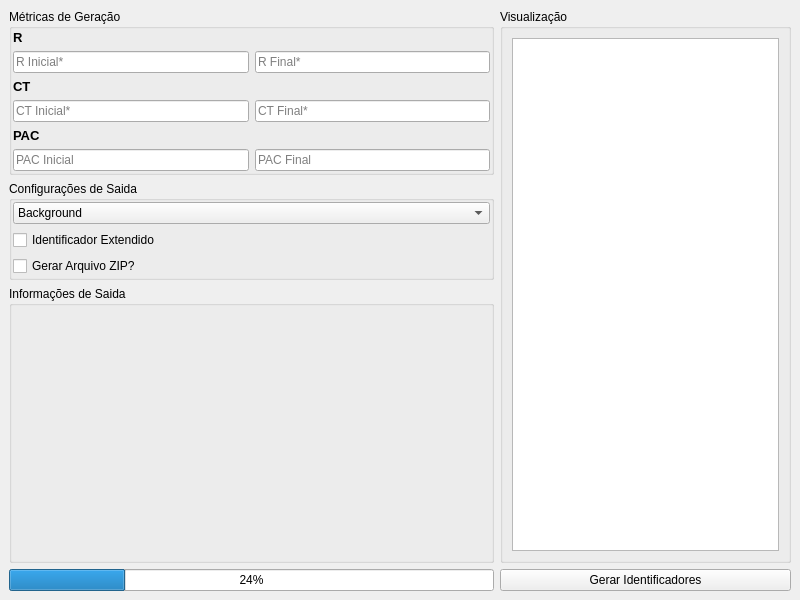
<?xml version="1.0" encoding="UTF-8"?>
<ui version="4.0">
 <class>MainWindow</class>
 <widget class="QMainWindow" name="MainWindow">
  <property name="geometry">
   <rect>
    <x>0</x>
    <y>0</y>
    <width>800</width>
    <height>600</height>
   </rect>
  </property>
  <property name="windowTitle">
   <string>MainWindow</string>
  </property>
  <widget class="QWidget" name="centralwidget">
   <layout class="QGridLayout" name="gridLayout">
    <item row="1" column="3">
     <widget class="QWidget" name="horizontalWidget_2" native="true">
      <property name="sizePolicy">
       <sizepolicy hsizetype="Preferred" vsizetype="Fixed">
        <horstretch>6</horstretch>
        <verstretch>0</verstretch>
       </sizepolicy>
      </property>
      <layout class="QHBoxLayout" name="horizontalLayout_2">
       <property name="leftMargin">
        <number>0</number>
       </property>
       <property name="topMargin">
        <number>0</number>
       </property>
       <property name="rightMargin">
        <number>0</number>
       </property>
       <property name="bottomMargin">
        <number>0</number>
       </property>
       <item>
        <widget class="QPushButton" name="pushButton">
         <property name="sizePolicy">
          <sizepolicy hsizetype="Preferred" vsizetype="Fixed">
           <horstretch>0</horstretch>
           <verstretch>0</verstretch>
          </sizepolicy>
         </property>
         <property name="text">
          <string>Gerar Identificadores</string>
         </property>
        </widget>
       </item>
      </layout>
     </widget>
    </item>
    <item row="0" column="3">
     <widget class="QGroupBox" name="verticalGroupBox">
      <property name="sizePolicy">
       <sizepolicy hsizetype="Preferred" vsizetype="Preferred">
        <horstretch>6</horstretch>
        <verstretch>0</verstretch>
       </sizepolicy>
      </property>
      <property name="title">
       <string>Visualização</string>
      </property>
      <layout class="QVBoxLayout" name="verticalLayout">
       <item>
        <widget class="QGraphicsView" name="graphicsView"/>
       </item>
      </layout>
     </widget>
    </item>
    <item row="1" column="0">
     <widget class="QWidget" name="horizontalWidget" native="true">
      <property name="sizePolicy">
       <sizepolicy hsizetype="Preferred" vsizetype="Preferred">
        <horstretch>10</horstretch>
        <verstretch>0</verstretch>
       </sizepolicy>
      </property>
      <layout class="QHBoxLayout" name="horizontalLayout">
       <property name="leftMargin">
        <number>0</number>
       </property>
       <property name="topMargin">
        <number>0</number>
       </property>
       <property name="rightMargin">
        <number>0</number>
       </property>
       <property name="bottomMargin">
        <number>0</number>
       </property>
       <item>
        <widget class="QProgressBar" name="progressBar">
         <property name="sizePolicy">
          <sizepolicy hsizetype="Preferred" vsizetype="Fixed">
           <horstretch>0</horstretch>
           <verstretch>0</verstretch>
          </sizepolicy>
         </property>
         <property name="value">
          <number>24</number>
         </property>
        </widget>
       </item>
      </layout>
     </widget>
    </item>
    <item row="0" column="0">
     <widget class="QWidget" name="verticalWidget_2" native="true">
      <property name="sizePolicy">
       <sizepolicy hsizetype="Preferred" vsizetype="Preferred">
        <horstretch>10</horstretch>
        <verstretch>0</verstretch>
       </sizepolicy>
      </property>
      <layout class="QVBoxLayout" name="verticalLayout_2">
       <property name="leftMargin">
        <number>0</number>
       </property>
       <property name="topMargin">
        <number>0</number>
       </property>
       <property name="rightMargin">
        <number>0</number>
       </property>
       <property name="bottomMargin">
        <number>0</number>
       </property>
       <item>
        <widget class="QGroupBox" name="verticalGroupBox">
         <property name="sizePolicy">
          <sizepolicy hsizetype="Preferred" vsizetype="Fixed">
           <horstretch>0</horstretch>
           <verstretch>0</verstretch>
          </sizepolicy>
         </property>
         <property name="title">
          <string>Métricas de Geração</string>
         </property>
         <layout class="QVBoxLayout" name="verticalLayout_3" stretch="0,0,0,0,0,0">
          <property name="leftMargin">
           <number>1</number>
          </property>
          <property name="topMargin">
           <number>1</number>
          </property>
          <property name="rightMargin">
           <number>1</number>
          </property>
          <property name="bottomMargin">
           <number>1</number>
          </property>
          <item>
           <widget class="QLabel" name="label">
            <property name="sizePolicy">
             <sizepolicy hsizetype="Preferred" vsizetype="Fixed">
              <horstretch>0</horstretch>
              <verstretch>0</verstretch>
             </sizepolicy>
            </property>
            <property name="font">
             <font>
              <pointsize>10</pointsize>
              <weight>75</weight>
              <bold>true</bold>
             </font>
            </property>
            <property name="text">
             <string>R</string>
            </property>
           </widget>
          </item>
          <item>
           <widget class="QWidget" name="horizontalWidget_3" native="true">
            <property name="sizePolicy">
             <sizepolicy hsizetype="Preferred" vsizetype="Fixed">
              <horstretch>0</horstretch>
              <verstretch>0</verstretch>
             </sizepolicy>
            </property>
            <layout class="QHBoxLayout" name="horizontalLayout_3">
             <property name="leftMargin">
              <number>0</number>
             </property>
             <property name="topMargin">
              <number>0</number>
             </property>
             <property name="rightMargin">
              <number>0</number>
             </property>
             <property name="bottomMargin">
              <number>0</number>
             </property>
             <item>
              <widget class="QLineEdit" name="lineEdit_2">
               <property name="sizePolicy">
                <sizepolicy hsizetype="Preferred" vsizetype="Fixed">
                 <horstretch>0</horstretch>
                 <verstretch>0</verstretch>
                </sizepolicy>
               </property>
               <property name="placeholderText">
                <string>R Inicial*</string>
               </property>
              </widget>
             </item>
             <item>
              <widget class="QLineEdit" name="lineEdit">
               <property name="sizePolicy">
                <sizepolicy hsizetype="Preferred" vsizetype="Fixed">
                 <horstretch>0</horstretch>
                 <verstretch>0</verstretch>
                </sizepolicy>
               </property>
               <property name="placeholderText">
                <string>R Final*</string>
               </property>
              </widget>
             </item>
            </layout>
           </widget>
          </item>
          <item>
           <widget class="QLabel" name="label_2">
            <property name="sizePolicy">
             <sizepolicy hsizetype="Preferred" vsizetype="Fixed">
              <horstretch>0</horstretch>
              <verstretch>0</verstretch>
             </sizepolicy>
            </property>
            <property name="font">
             <font>
              <pointsize>10</pointsize>
              <weight>75</weight>
              <bold>true</bold>
             </font>
            </property>
            <property name="text">
             <string>CT</string>
            </property>
           </widget>
          </item>
          <item>
           <widget class="QWidget" name="horizontalWidget_4" native="true">
            <property name="sizePolicy">
             <sizepolicy hsizetype="Preferred" vsizetype="Fixed">
              <horstretch>0</horstretch>
              <verstretch>0</verstretch>
             </sizepolicy>
            </property>
            <layout class="QHBoxLayout" name="horizontalLayout_4">
             <property name="leftMargin">
              <number>0</number>
             </property>
             <property name="topMargin">
              <number>0</number>
             </property>
             <property name="rightMargin">
              <number>0</number>
             </property>
             <property name="bottomMargin">
              <number>0</number>
             </property>
             <item>
              <widget class="QLineEdit" name="lineEdit_6">
               <property name="sizePolicy">
                <sizepolicy hsizetype="Preferred" vsizetype="Fixed">
                 <horstretch>0</horstretch>
                 <verstretch>0</verstretch>
                </sizepolicy>
               </property>
               <property name="placeholderText">
                <string>CT Inicial*</string>
               </property>
              </widget>
             </item>
             <item>
              <widget class="QLineEdit" name="lineEdit_5">
               <property name="sizePolicy">
                <sizepolicy hsizetype="Preferred" vsizetype="Fixed">
                 <horstretch>0</horstretch>
                 <verstretch>0</verstretch>
                </sizepolicy>
               </property>
               <property name="placeholderText">
                <string>CT Final*</string>
               </property>
              </widget>
             </item>
            </layout>
           </widget>
          </item>
          <item>
           <widget class="QLabel" name="label_3">
            <property name="sizePolicy">
             <sizepolicy hsizetype="Preferred" vsizetype="Fixed">
              <horstretch>0</horstretch>
              <verstretch>0</verstretch>
             </sizepolicy>
            </property>
            <property name="font">
             <font>
              <pointsize>10</pointsize>
              <weight>75</weight>
              <bold>true</bold>
             </font>
            </property>
            <property name="text">
             <string>PAC</string>
            </property>
           </widget>
          </item>
          <item>
           <widget class="QWidget" name="horizontalWidget_5" native="true">
            <property name="sizePolicy">
             <sizepolicy hsizetype="Preferred" vsizetype="Fixed">
              <horstretch>0</horstretch>
              <verstretch>0</verstretch>
             </sizepolicy>
            </property>
            <layout class="QHBoxLayout" name="horizontalLayout_5">
             <property name="spacing">
              <number>6</number>
             </property>
             <property name="leftMargin">
              <number>0</number>
             </property>
             <property name="topMargin">
              <number>0</number>
             </property>
             <property name="rightMargin">
              <number>0</number>
             </property>
             <property name="bottomMargin">
              <number>0</number>
             </property>
             <item>
              <widget class="QLineEdit" name="lineEdit_9">
               <property name="sizePolicy">
                <sizepolicy hsizetype="Preferred" vsizetype="Fixed">
                 <horstretch>0</horstretch>
                 <verstretch>0</verstretch>
                </sizepolicy>
               </property>
               <property name="text">
                <string/>
               </property>
               <property name="placeholderText">
                <string>PAC Inicial</string>
               </property>
              </widget>
             </item>
             <item>
              <widget class="QLineEdit" name="lineEdit_8">
               <property name="sizePolicy">
                <sizepolicy hsizetype="Preferred" vsizetype="Fixed">
                 <horstretch>0</horstretch>
                 <verstretch>0</verstretch>
                </sizepolicy>
               </property>
               <property name="placeholderText">
                <string>PAC Final</string>
               </property>
              </widget>
             </item>
            </layout>
           </widget>
          </item>
         </layout>
        </widget>
       </item>
       <item>
        <widget class="QGroupBox" name="verticalGroupBox">
         <property name="sizePolicy">
          <sizepolicy hsizetype="Preferred" vsizetype="Fixed">
           <horstretch>0</horstretch>
           <verstretch>0</verstretch>
          </sizepolicy>
         </property>
         <property name="title">
          <string>Configurações de Saida</string>
         </property>
         <property name="checkable">
          <bool>false</bool>
         </property>
         <layout class="QVBoxLayout" name="verticalLayout_5" stretch="0,0,0">
          <property name="spacing">
           <number>6</number>
          </property>
          <property name="leftMargin">
           <number>1</number>
          </property>
          <property name="topMargin">
           <number>1</number>
          </property>
          <property name="rightMargin">
           <number>1</number>
          </property>
          <property name="bottomMargin">
           <number>1</number>
          </property>
          <item>
           <widget class="QComboBox" name="comboBox">
            <property name="editable">
             <bool>false</bool>
            </property>
            <property name="currentText">
             <string>Background</string>
            </property>
            <item>
             <property name="text">
              <string>Background</string>
             </property>
            </item>
           </widget>
          </item>
          <item>
           <widget class="QCheckBox" name="checkBox_2">
            <property name="sizePolicy">
             <sizepolicy hsizetype="Fixed" vsizetype="Fixed">
              <horstretch>0</horstretch>
              <verstretch>0</verstretch>
             </sizepolicy>
            </property>
            <property name="text">
             <string>Identificador Extendido</string>
            </property>
           </widget>
          </item>
          <item>
           <widget class="QCheckBox" name="checkBox">
            <property name="sizePolicy">
             <sizepolicy hsizetype="Fixed" vsizetype="Fixed">
              <horstretch>0</horstretch>
              <verstretch>0</verstretch>
             </sizepolicy>
            </property>
            <property name="text">
             <string>Gerar Arquivo ZIP?</string>
            </property>
           </widget>
          </item>
         </layout>
        </widget>
       </item>
       <item>
        <widget class="QGroupBox" name="verticalGroupBox">
         <property name="sizePolicy">
          <sizepolicy hsizetype="Preferred" vsizetype="MinimumExpanding">
           <horstretch>0</horstretch>
           <verstretch>0</verstretch>
          </sizepolicy>
         </property>
         <property name="title">
          <string>Informações de Saida</string>
         </property>
         <layout class="QVBoxLayout" name="verticalLayout_4"/>
        </widget>
       </item>
      </layout>
     </widget>
    </item>
   </layout>
  </widget>
 </widget>
 <resources/>
 <connections/>
</ui>
